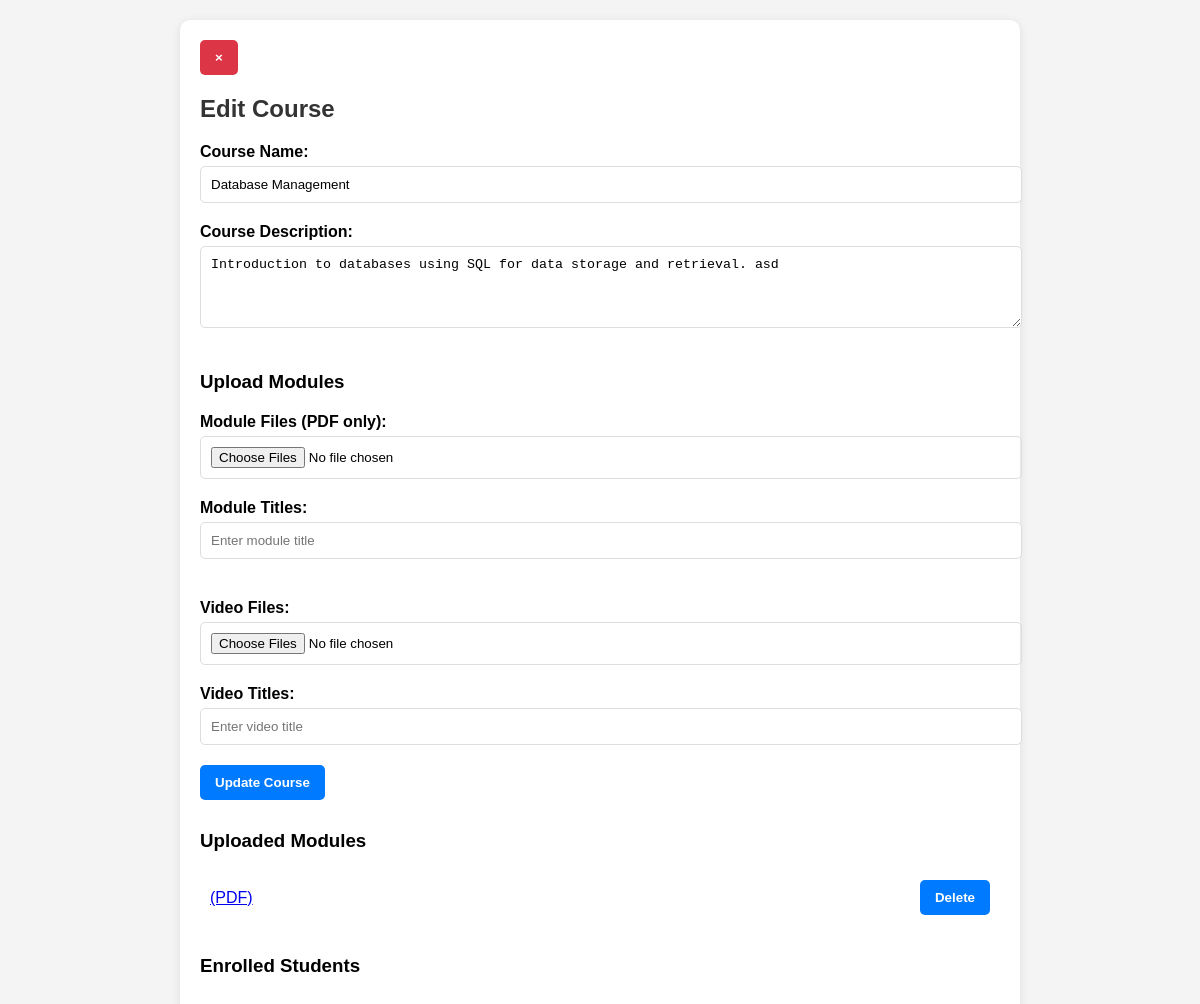
/edit_course.php?course_id=9, run on the app's committed database.
### tables this page shows
CREATE TABLE `courses` (
  `id` int(11) NOT NULL,
  `course_name` varchar(255) NOT NULL,
  `course_description` text DEFAULT NULL,
  `course_image` varchar(255) DEFAULT NULL,
  `instructor_id` int(11) DEFAULT NULL,
  `instructor_name` varchar(255) DEFAULT NULL,
  `overview` text DEFAULT NULL
);

CREATE TABLE `modules` (
  `id` int(11) NOT NULL,
  `course_id` int(11) NOT NULL,
  `title` varchar(255) NOT NULL,
  `module_file` varchar(255) DEFAULT NULL,
  `video_file` varchar(255) DEFAULT NULL,
  `created_at` timestamp NOT NULL DEFAULT current_timestamp()
);

### edit_course.php (the view, shortened to what this page needs)
<?php
$host = 'localhost';
$db_name = 'lms';
$username = 'root';
$password = '';
try {
    $pdo = new PDO("mysql:host=$host;dbname=$db_name", $username, $password);
    $pdo->setAttribute(PDO::ATTR_ERRMODE, PDO::ERRMODE_EXCEPTION);
} catch (PDOException $e) {
    die("Error: " . $e->getMessage());
}
$course_id = $_GET['course_id'];
$stmt = $pdo->prepare("SELECT * FROM courses WHERE id = ?");
$stmt->execute([$course_id]);
$course = $stmt->fetch(PDO::FETCH_ASSOC);
$modules = $pdo->prepare("SELECT * FROM modules WHERE course_id = ?");
$modules->execute([$course_id]);
$uploaded_modules = $modules->fetchAll(PDO::FETCH_ASSOC);
?>
<!DOCTYPE html>
<html lang="en">
<head>
</head>
<body>
<div class="container">
        <button class="close-btn" onclick="window.history.back();">×</button>
        <h2>Edit Course</h2>
        <form method="post" enctype="multipart/form-data">
            <label for="course_name">Course Name:</label>
            <input type="text" name="course_name" id="course_name" value="<?php echo htmlspecialchars($course['course_name']); ?>" required>
            <label for="course_description">Course Description:</label>
            <textarea name="course_description" id="course_description" rows="4" required><?php echo htmlspecialchars($course['course_description']); ?></textarea>
            <h3>Upload Modules</h3>
            <div class="file-upload">
                <label>Module Files (PDF only):</label>
                <input type="file" name="module_file[]" accept=".pdf" multiple>
                <label>Module Titles:</label>
                <input type="text" name="module_title[]" placeholder="Enter module title" >
            </div>
            <div class="file-upload">
                <label>Video Files:</label>
                <input type="file" name="video_file[]" accept=".mp4,.avi,.mov" multiple>
                <label>Video Titles:</label>
                <input type="text" name="video_title[]" placeholder="Enter video title" >
            </div>
            <button type="submit" name="update_course">Update Course</button>
        </form>
        <div class="uploaded-files">
            <h3>Uploaded Modules</h3>
            <ul>
                <?php foreach ($uploaded_modules as $module): ?>
                    <?php if (!empty($module['module_file'])): ?>
                        <li>
                            <a href="<?php echo htmlspecialchars($module['module_file']); ?>" target="_blank">
                                <?php echo htmlspecialchars($module['title']); ?> (PDF)
                            </a>
                            <form action="edit_course.php?delete_module_id=<?php echo $module['id']; ?>" method="post" style="display:inline;">
                                <button class="delete-btn" type="submit">Delete</button>
                            </form>
                        </li>
                    <?php endif; ?>
                <?php endforeach; ?>
            </ul>
        </div>
        <div class="enrolled-students">
            <h3>Enrolled Students</h3>
        </div>
    </div>
</body>
</html>

### edit_course.php (style rules this page uses)
body { font-family: Arial, sans-serif; background-color: #f4f4f4; margin: 0; padding: 20px; }
.container { max-width: 800px; margin: 0 auto; background-color: #ffffff; padding: 20px; border-radius: 10px; box-shadow: 0 2px 10px rgba(0, 0, 0, 0.1); }
h2 { color: #333; }
label { font-weight: bold; }
input[type="text"], textarea, input[type="file"] { width: 100%; padding: 10px; margin: 5px 0 20px; border: 1px solid #ddd; border-radius: 5px; }
button { padding: 10px 15px; background-color: #007bff; color: #ffffff; border: none; border-radius: 5px; cursor: pointer; font-weight: bold; }
.close-btn { background-color: #dc3545; }
.file-upload { margin-top: 20px; }
.uploaded-files, .enrolled-students { margin-top: 30px; }
ul { list-style-type: none; padding: 0; }
li { padding: 10px; border-bottom: 1px solid #ddd; display: flex; justify-content: space-between; align-items: center; }
li:last-child { border-bottom: none; }

### data on the page
courses: course_name "Database Management", course_description "Introduction to databases using SQL for data storage and retrieval. asd"
